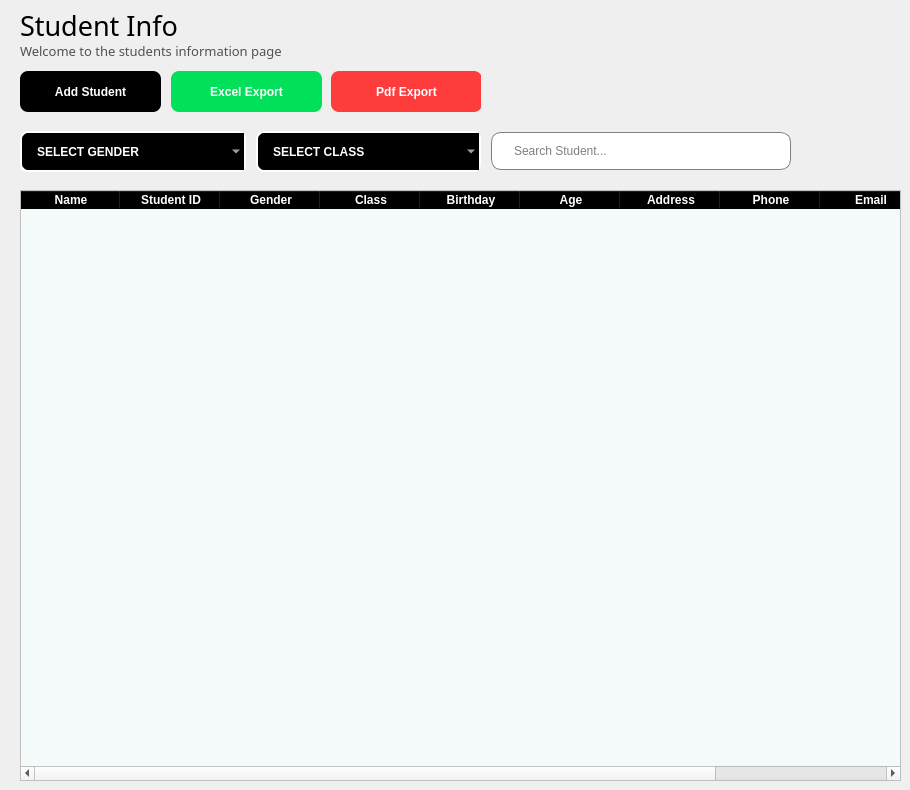
            <widget class="QWidget" name="student_info_page">
             <widget class="QLabel" name="label_11">
              <property name="geometry">
               <rect>
                <x>20</x>
                <y>10</y>
                <width>191</width>
                <height>31</height>
               </rect>
              </property>
              <property name="font">
               <font>
                <family>Poppins SemiBold</family>
                <pointsize>20</pointsize>
               </font>
              </property>
              <property name="text">
               <string>Student Info</string>
              </property>
             </widget>
             <widget class="QLabel" name="label_21">
              <property name="geometry">
               <rect>
                <x>20</x>
                <y>40</y>
                <width>361</width>
                <height>21</height>
               </rect>
              </property>
              <property name="font">
               <font>
                <family>Poppins</family>
                <pointsize>10</pointsize>
               </font>
              </property>
              <property name="styleSheet">
               <string notr="true">color: rgb(81, 81, 81);</string>
              </property>
              <property name="text">
               <string>Welcome to the students information page</string>
              </property>
             </widget>
             <widget class="QTableWidget" name="studentsInfo_table">
              <property name="geometry">
               <rect>
                <x>20</x>
                <y>190</y>
                <width>881</width>
                <height>591</height>
               </rect>
              </property>
              <property name="minimumSize">
               <size>
                <width>0</width>
                <height>591</height>
               </size>
              </property>
              <property name="maximumSize">
               <size>
                <width>16777215</width>
                <height>591</height>
               </size>
              </property>
              <property name="styleSheet">
               <string notr="true">QHeaderView::section {
                font-weight: bold;
				background-color:black;
				color:white;
            }

QTableWidget{
	alternate-background-color: #B0EDFB;
	background-color: #F4F9FA;
}
</string>
              </property>
              <property name="alternatingRowColors">
               <bool>true</bool>
              </property>
              <column>
               <property name="text">
                <string>Name</string>
               </property>
              </column>
              <column>
               <property name="text">
                <string>Student ID</string>
               </property>
              </column>
              <column>
               <property name="text">
                <string>Gender</string>
               </property>
              </column>
              <column>
               <property name="text">
                <string>Class</string>
               </property>
              </column>
              <column>
               <property name="text">
                <string>Birthday</string>
               </property>
              </column>
              <column>
               <property name="text">
                <string>Age</string>
               </property>
              </column>
              <column>
               <property name="text">
                <string>Address</string>
               </property>
              </column>
              <column>
               <property name="text">
                <string>Phone</string>
               </property>
              </column>
              <column>
               <property name="text">
                <string>Email</string>
               </property>
              </column>
              <column>
               <property name="text">
                <string>Actions</string>
               </property>
              </column>
             </widget>
             <widget class="QWidget" name="">
              <property name="geometry">
               <rect>
                <x>20</x>
                <y>70</y>
                <width>461</width>
                <height>43</height>
               </rect>
              </property>
              <layout class="QHBoxLayout" name="horizontalLayout_4">
               <property name="spacing">
                <number>10</number>
               </property>
               <item>
                <widget class="QPushButton" name="addStudent_btn">
                 <property name="minimumSize">
                  <size>
                   <width>141</width>
                   <height>41</height>
                  </size>
                 </property>
                 <property name="styleSheet">
                  <string notr="true">background-color:#000000;
color:white;
border:none;
border-radius:8px;
font-weight:bold;
font-size:12px;</string>
                 </property>
                 <property name="text">
                  <string>Add Student</string>
                 </property>
                 <property name="icon">
                  <iconset resource="resources.qrc">
                   <normaloff>:/Icons/add student.png</normaloff>:/Icons/add student.png</iconset>
                 </property>
                </widget>
               </item>
               <item>
                <widget class="QPushButton" name="excelExport_btn">
                 <property name="minimumSize">
                  <size>
                   <width>151</width>
                   <height>41</height>
                  </size>
                 </property>
                 <property name="styleSheet">
                  <string notr="true">background-color:#00E159;
color:white;
border:none;
border-radius:8px;
font-weight:bold;
font-size:12px;</string>
                 </property>
                 <property name="text">
                  <string>Excel Export</string>
                 </property>
                 <property name="icon">
                  <iconset resource="resources.qrc">
                   <normaloff>:/Icons/excel.png</normaloff>:/Icons/excel.png</iconset>
                 </property>
                </widget>
               </item>
               <item>
                <widget class="QPushButton" name="pdfExport_btn">
                 <property name="minimumSize">
                  <size>
                   <width>151</width>
                   <height>41</height>
                  </size>
                 </property>
                 <property name="styleSheet">
                  <string notr="true">background-color: rgb(255, 60, 60);
color:white;
border:none;
border-radius:8px;
font-weight:bold;
font-size:12px;</string>
                 </property>
                 <property name="text">
                  <string>Pdf Export</string>
                 </property>
                 <property name="icon">
                  <iconset resource="resources.qrc">
                   <normaloff>:/Icons/pdf.png</normaloff>:/Icons/pdf.png</iconset>
                 </property>
                </widget>
               </item>
              </layout>
             </widget>
             <widget class="QWidget" name="">
              <property name="geometry">
               <rect>
                <x>20</x>
                <y>130</y>
                <width>771</width>
                <height>43</height>
               </rect>
              </property>
              <layout class="QHBoxLayout" name="horizontalLayout_5">
               <property name="spacing">
                <number>10</number>
               </property>
               <item>
                <widget class="QComboBox" name="select_gender">
                 <property name="minimumSize">
                  <size>
                   <width>0</width>
                   <height>41</height>
                  </size>
                 </property>
                 <property name="styleSheet">
                  <string notr="true"> QComboBox {
                border: 2px solid #ffffff;
                border-radius: 8px;
                padding: 1px 18px 1px 3px;
                background: black;
                selection-background-color: #2980b9;
				padding-left:15px;
                color: white;
				font-weight:bold;
            }</string>
                 </property>
                 <item>
                  <property name="text">
                   <string>SELECT GENDER</string>
                  </property>
                 </item>
                 <item>
                  <property name="text">
                   <string>Male</string>
                  </property>
                 </item>
                 <item>
                  <property name="text">
                   <string>Female</string>
                  </property>
                 </item>
                </widget>
               </item>
               <item>
                <widget class="QComboBox" name="select_class">
                 <property name="minimumSize">
                  <size>
                   <width>0</width>
                   <height>41</height>
                  </size>
                 </property>
                 <property name="styleSheet">
                  <string notr="true"> QComboBox {
                border: 2px solid #ffffff;
                border-radius: 8px;
                padding: 1px 18px 1px 3px;
                background: black;
                selection-background-color: #2980b9;
				padding-left:15px;
                color: white;
				font-weight:bold;
            }</string>
                 </property>
                 <item>
                  <property name="text">
                   <string>SELECT CLASS</string>
                  </property>
                 </item>
                 <item>
                  <property name="text">
                   <string>Grade 1</string>
                  </property>
                 </item>
                 <item>
                  <property name="text">
                   <string>Grade 2</string>
                  </property>
                 </item>
                 <item>
                  <property name="text">
                   <string>Grade 3</string>
                  </property>
                 </item>
                 <item>
                  <property name="text">
                   <string>Grade 4</string>
                  </property>
                 </item>
                 <item>
                  <property name="text">
                   <string>Grade 5</string>
                  </property>
                 </item>
                 <item>
                  <property name="text">
                   <string>Grade 6</string>
                  </property>
                 </item>
                 <item>
                  <property name="text">
                   <string>Grade 7</string>
                  </property>
                 </item>
                 <item>
                  <property name="text">
                   <string>Grade 8</string>
                  </property>
                 </item>
                 <item>
                  <property name="text">
                   <string>Grade 9</string>
                  </property>
                 </item>
                 <item>
                  <property name="text">
                   <string>Grade 10</string>
                  </property>
                 </item>
                 <item>
                  <property name="text">
                   <string>Grade 11</string>
                  </property>
                 </item>
                 <item>
                  <property name="text">
                   <string>Grade 12</string>
                  </property>
                 </item>
                </widget>
               </item>
               <item>
                <widget class="QLineEdit" name="search_student">
                 <property name="minimumSize">
                  <size>
                   <width>300</width>
                   <height>38</height>
                  </size>
                 </property>
                 <property name="maximumSize">
                  <size>
                   <width>300</width>
                   <height>38</height>
                  </size>
                 </property>
                 <property name="styleSheet">
                  <string notr="true">QLineEdit{
	padding-left: 20px;
	border:1px solid gray;
	border-radius:10px;
}</string>
                 </property>
                 <property name="placeholderText">
                  <string>Search Student...</string>
                 </property>
                </widget>
               </item>
              </layout>
             </widget>
            </widget>
